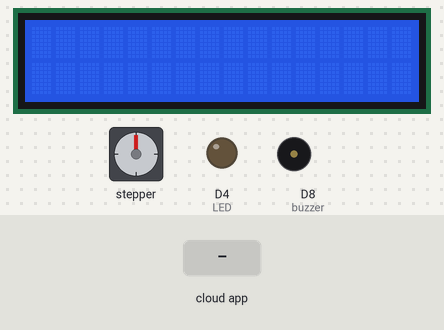
This sketch was run on a simulated ESP8266 (NodeMCU). Shown: 16×2 character LCD, stepper motor, output pins drawn as LEDs (lit = HIGH), buzzer (waves = sounding). Dashed ring = blinking. The inputs (shaded band) are chosen by the test bench. WiFi joins after 1.5 s; servers stay silent unless stated; network time is answered at once with the bench clock; the local clock reads 2024-03-15 10:24:30 at power-on unless the sketch sets it; the Firebase database answers and starts empty; stepper angles assume 250 steps per turn; what the sketch prints to the serial monitor is not drawn.

Above: at 2.7 s.
2.8 s: the phone or cloud app sets ALERT_STATE to 1
8.6 s: the phone or cloud app sets ALERT_STATE to 0
At 9.3 s:
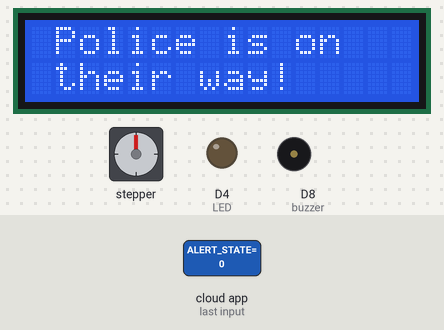
10.1 s: the phone or cloud app sets ALERT_STATE to 1
At 10.95 s:
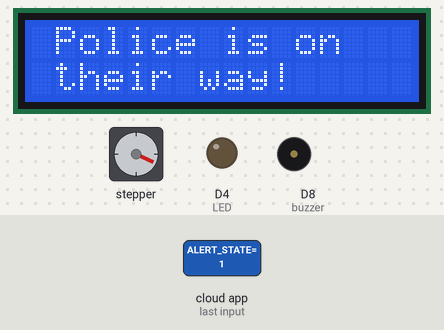
At 15.62 s:
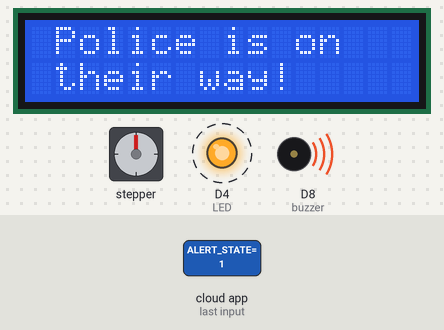
Timing chart, 0 to 22.1 s (numbered marks = the images above; inputs shaded):
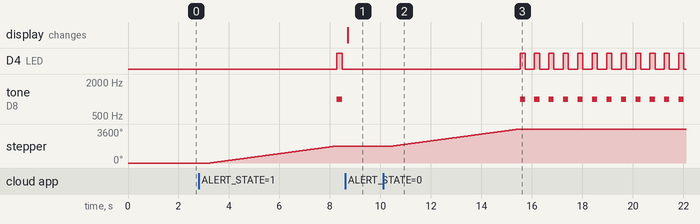

The sketch:

AlertSystem.ino
```cpp
/*
  Alert System

  This program constantly checks a database on google Firebase,
  and activates the alertState function if the alert state is equal to one.
  The alert state function blinks the LED and sends out a buzzing signal for 200 miliseconds,
  and then waits for 200 miliseconds. This keeps going repeatedly until the alert state is swithced off.
  When the function is called the LCD display also show that the police is on their way,
  as well as locks the door by turning the step motor.

  Main responsible for this code:
  Niklas Spanggaard Gundersen - s204191

*/

// Include the right libraries
#include <ESP8266WiFi.h>
#include <SoftwareSerial.h>
#include <FirebaseArduino.h>
#include <ArduinoJson.h>
#include <ESP8266HTTPClient.h>
#include <Wire.h>
#include <LiquidCrystal_I2C.h>
#include <Stepper.h>
#include <NTPClient.h>
#include <WiFiUdp.h>


// Define Firebase information and wifi setup
#define FIREBASE_HOST "securitysystem-35692-default-rtdb.firebaseio.com"
#define FIREBASE_AUTH "UuAZ0864SghM66Wt6E8rNL1Okaa7cwYG6M0SJxqq"
#define WIFI_SSID "Nikklas iphone" //provide ssid (wifi name)
#define WIFI_PASSWORD "niklas01" //wifi password


// Hardware constants
int fireStatus;
const int LED = D4;
const byte buzzer = D8; //buzzer to arduino pin 5
int SoundValue = 1000;
int x1 = 0;
int alert = 1;
int count = 1;

// Constants used to delcare time and date
const long utcOffsetInSeconds = 3600;
char daysOfTheWeek[7][12] = {"Sunday", "Monday", "Tuesday", "Wednesday", "Thursday", "Friday", "Saturday"};

// Define NTP Client to get time
WiFiUDP ntpUDP;
NTPClient timeClient(ntpUDP, "pool.ntp.org", utcOffsetInSeconds);

// Initializes LCD object
LiquidCrystal_I2C lcd(0x27, 16, 2);

// Initializes step motor
const int stepsPerRevolution = 250;  // number of steps per revolution
Stepper myStepper(stepsPerRevolution, D3, D5, D6, D7);//

void setup() {
  Serial.begin(115200);
  pinMode(LED, OUTPUT); // Set LED - pin D4 as an output
  pinMode(buzzer, OUTPUT); // Set buzzer - pin D8 as an output
  myStepper.setSpeed(60); // Sets the speed of the motor

  // Initializes the LCD and clears it
  lcd.init();
  lcd.backlight();
  lcd.clear();

  // Connect to wifi.
  WiFi.begin(WIFI_SSID, WIFI_PASSWORD);
  Serial.print("connecting");
  while (WiFi.status() != WL_CONNECTED)
  {
    Serial.print(".");
    delay(500);
  }
  Serial.println();
  Serial.print("connected: ");
  Serial.println(WiFi.localIP()); // prints the local IP address

  Firebase.begin(FIREBASE_HOST, FIREBASE_AUTH); // Connects to google firebase
  if (Firebase.failed()) {
    Serial.print(Firebase.error());
  }
  else {
    Serial.print("Firebase Connected");
  }
  timeClient.begin(); // Starts the client that operates the time and date
}

void loop() {
  fireStatus = Firebase.getInt("ALERT_STATE"); // Checks the Firebase database repeatedly, and gets the value of "ALERT_STATE"
  if (fireStatus == 1) {
    Serial.println("Alert state is on");
    alertState(); // If ALERT_STATE is 1 call the alertState function
  }
  else if (fireStatus == 0) {
    Serial.println("Alert state is off");
    x1 = 0; // Sets x1 to 0, which is used in the alertState function
    return;
  }
  else {
    Serial.println("Command Error! Please send 0/1");
  }
}

void alertState() {
  if (x1 < 1) { // Run this if statement only once
    timeClient.update();  // Sends the time the alert system was triggered to Firebase
    Firebase.setString("AlertTime", String(daysOfTheWeek[timeClient.getDay()]) + ", " + String(timeClient.getHours()) + ":" + String(timeClient.getMinutes()) + ":" + String(timeClient.getSeconds()));
    Firebase.setInt("numberOfAlertState", count); // Update the number of times alertState has been activated
    count++;
    for (int i = 0; i < 5; i++) { // Turns the stepmotor one round
      myStepper.step(stepsPerRevolution);
      delay(5);
      x1++;
    }
  }

  tone(buzzer, SoundValue); // Sends 1 KHz sound signal
  digitalWrite(LED, HIGH);
  delay(200);
  noTone(buzzer); // Switches buzzer of
  digitalWrite(LED, LOW);
  delay(200);

  lcd.setCursor(1, 0);
  lcd.print("Police is on"); // Prints on the LCD
  lcd.setCursor(1, 1);
  lcd.print("their way!");
}
```

Measured:
- after the input at 2.8 s, D4 (LED): LOW → HIGH after 5.5 s, → LOW 0.20 s later; tone on D8 (buzzer): silent → 1000 Hz after 5.5 s, → silent 0.20 s later; stepper: keeps turning clockwise at about 360°/s, starting after 0.45 s
- after the input at 8.6 s, D4 (LED): stops changing and stays LOW; tone on D8 (buzzer): stops changing and stays silent
- after the input at 10.1 s, D4 (LED): alternates HIGH for 0.20 s and LOW for 0.37 s, starting after 5.4 s; tone on D8 (buzzer): alternates 1000 Hz for 0.20 s and silent for 0.37 s, starting after 5.4 s; stepper: turns 1800° clockwise in 5.0 s, starting after 0.40 s
